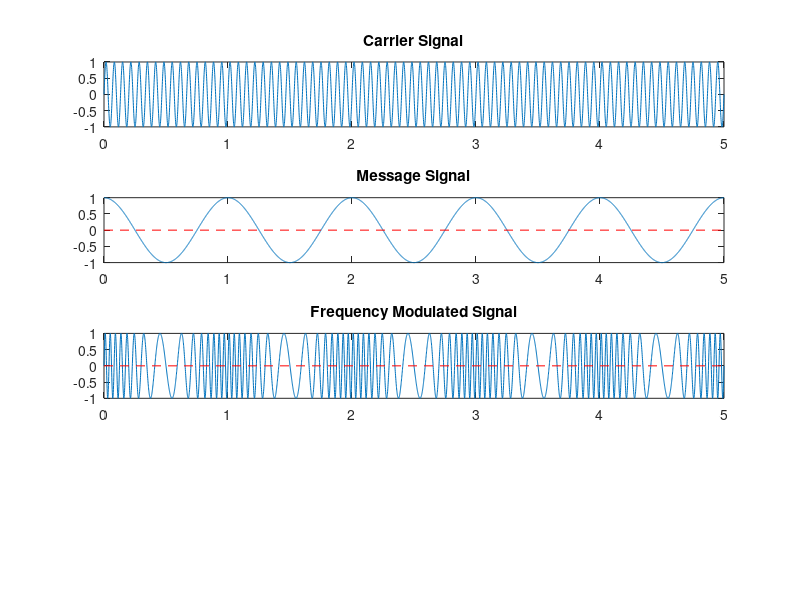

Write the MATLAB code that produced this figure.
clear all;
close all;
clc;

carrier_amp = 1;
message_amp = 1;
carrier_frq = 15;
message_frq = 1;

% Modulation index, best if 1/2
%modulation_index = message_amp / carrier_amp;
modulation_index = 10;


Total_time = 5;
t = 0 : 0.001: Total_time;

message_signal = message_amp * cos(2 * pi * message_frq * t);
%message_signal = message_amp * sin(2 * pi * message_frq * t) + message_amp * cos(2 * pi * message_frq/2 * t);

carrier_signal = carrier_amp * sin(2 * pi * carrier_frq * t);

modulated_signal = carrier_amp .* sin(2*pi*carrier_frq*t + (modulation_index .* sin(2*pi*message_frq*t)));


function m = fmDemod(s)
      x = diff(s);
      y = abs(x);
      [b, a] = butter(10, 0.056);
      m = filter(b, a, y);
endfunction

%demodulated_signal = fmDemod(modulated_signal);




subplot(411);
plot(t, carrier_signal);
title('Carrier Signal');

subplot(412);
plot(t, message_signal);
title('Message Signal');
line ([0, Total_time], [0 0], "linestyle", "--", "color", "r");

subplot(413);
plot(t, modulated_signal);
title('Frequency Modulated Signal');
line ([0, Total_time], [0 0], "linestyle", "--", "color", "r");

%subplot(414);
%plot(t, demodulated_signal);
%title('Demodulated Signal');
%line ([0, Total_time], [0 0], "linestyle", "--", "color", "r");


